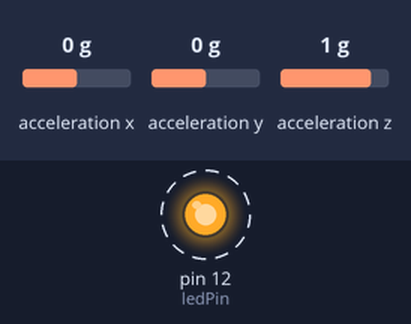
This sketch was run on a simulated Arduino Uno, built for the host (arithmetic inside an expression is 32-bit, double 64-bit). On the bench: output pins drawn as LEDs (lit = HIGH). Dashed ring = blinking. The test bench sets the inputs (shaded band); at power-on: acceleration x 0 g, acceleration y 0 g, acceleration z 1 g. What the sketch prints to the serial monitor is not drawn.

Above: at 0.2 s.
Timing chart, 0 to 3.0 s (numbered marks = the images above):
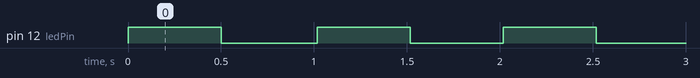

The sketch:

Project_3_mg_on_101.ino
```cpp
#include "CurieIMU.h"

int ledPin = 12;                // LED connected to digital pin 13
float px, py, pz;  // store previous values
int switchFlag; // flag variable to indicate if we should perform a task due to motion
float sensitivity = 0.10; // how much variation resets the timer
int counter = 0; // we count seconds of no movement

void setup()                    // run once, when the sketch starts
{
  pinMode(ledPin, OUTPUT);      // sets the digital pin as output

  // code borrowed from https://www.arduino.cc/en/Tutorial/Genuino101CurieIMUAccelerometer
  Serial.begin(9600); // initialize Serial communication
  while (!Serial);    // wait for the serial port to open
  // initialize device
  Serial.println("Initializing IMU device...");
  CurieIMU.begin();
  // Set the accelerometer range to 2G
  CurieIMU.setAccelerometerRange(2);

  px = 0.0;
  py = 0.0;
  pz = 0.0;
}

void loop()
{
  digitalWrite(ledPin, HIGH);   // sets the LED on
  delay(500);                  // waits for a second
  digitalWrite(ledPin, LOW);    // sets the LED off
  delay(500);                  // waits for a second

  // Intel's accelerometer code...
  float ax, ay, az;   //scaled accelerometer values

  // read accelerometer measurements from device, scaled to the configured range
  CurieIMU.readAccelerometerScaled(ax, ay, az);

  // display tab-separated accelerometer x/y/z values
  Serial.print("a:\t");
  Serial.print(ax);
  Serial.print("\t");
  Serial.print(ay);
  Serial.print("\t");
  Serial.print(az);
  //  Serial.println();

  Serial.print("\tp:\t");
  Serial.print(px);
  Serial.print("\t");
  Serial.print(py);
  Serial.print("\t");
  Serial.print(pz);
  Serial.println();

  if (testMovement(px, ax) or testMovement(py, ay) or testMovement(pz, az)) {
    Serial.println("Movement!!!!!");
    Serial.print("Number of seconds passed: ");
    Serial.println(counter);
    counter = 0; // reset counter
    px = ax;
    py = ay;
    pz = az;
  } else {
    counter += 1;
  }
}

int testMovement(float previous, float recent)
{
  if (abs(previous - recent) > sensitivity) {
    return 1;
  } else {
    return 0;
  }
}
```

Measured:
- by itself, pin 12 (ledPin): alternates HIGH for 0.50 s and LOW for 0.50 s
